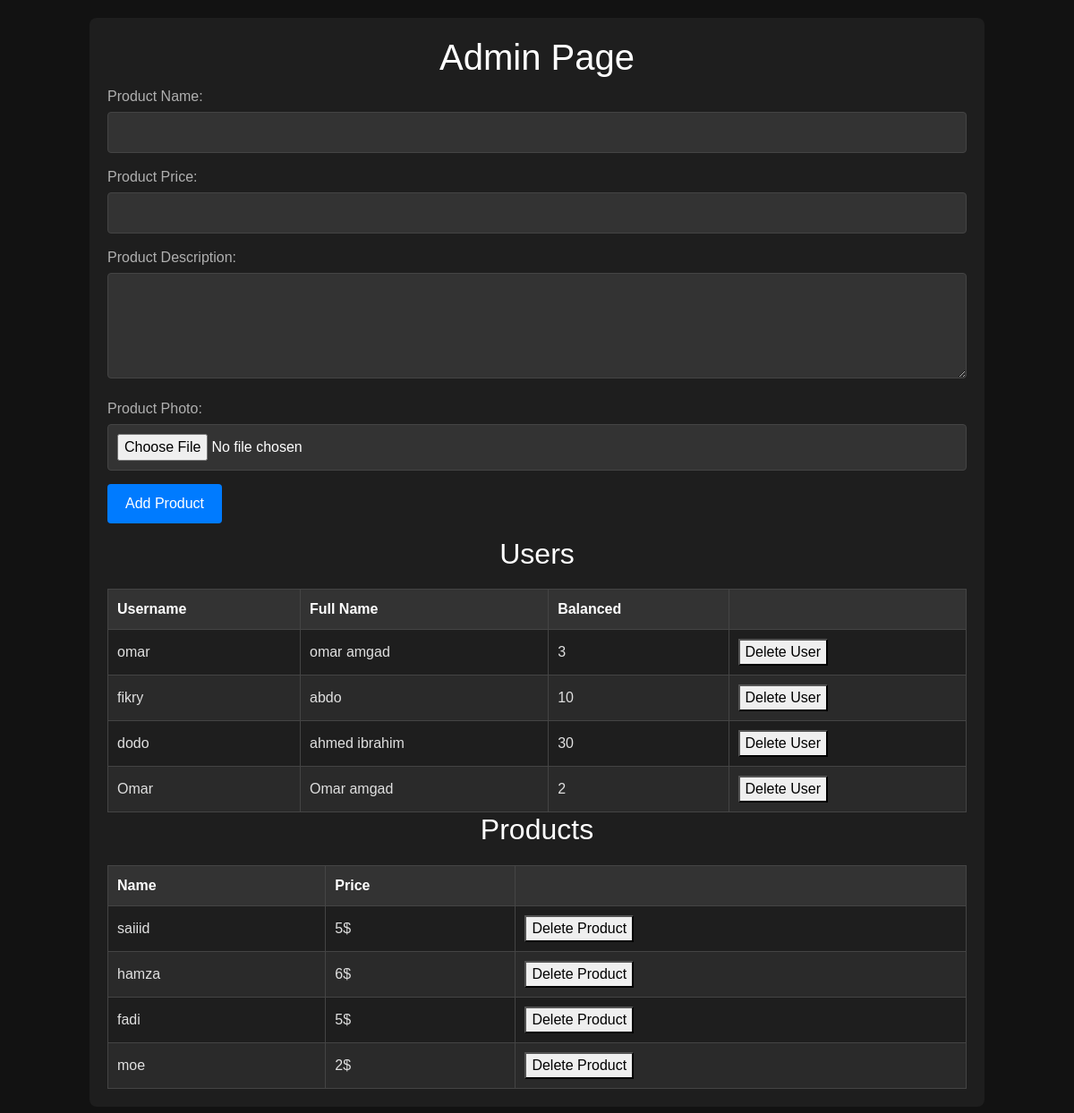
Page /admin (signed in) on the earlier database version.
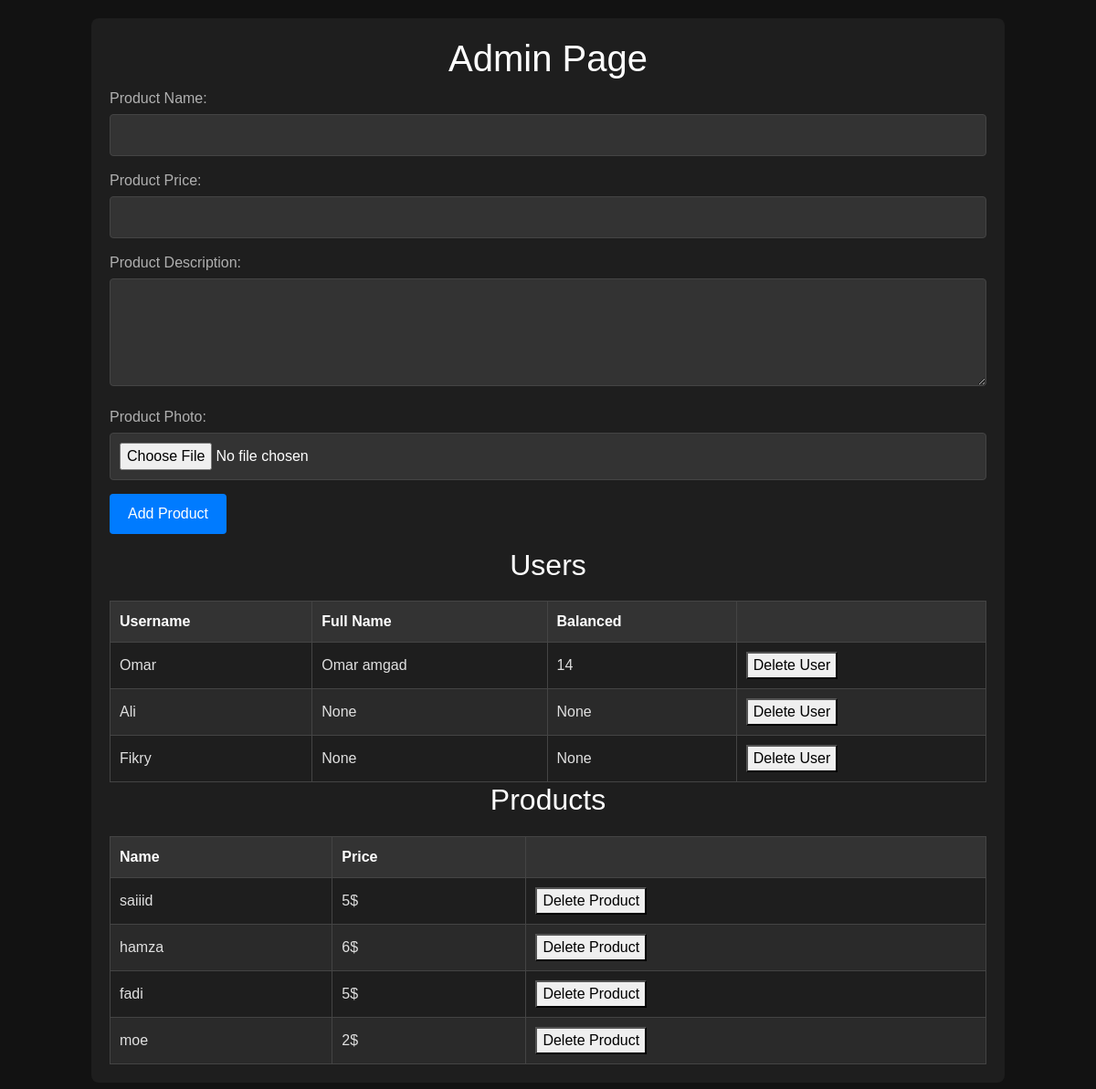
Same page on the later database version.
### tables this page shows
CREATE TABLE users (
			id INTEGER PRIMARY KEY AUTOINCREMENT,
			username TEXT NOT NULL UNIQUE,
			password TEXT NOT NULL,
            fullname TEXT ,
            balnaced INTEGER,
            photo_name TEXT
        );

CREATE TABLE "products" (
			id INTEGER PRIMARY KEY AUTOINCREMENT,
			productname TEXT NOT NULL UNIQUE,
            price INTEGER NOT NULL,
            photo TEXT,
            description TEXT
		);

### app.py (the view, shortened to what this page needs)
@app.route('/admin', methods=['GET', 'POST'])
def admin():
    if 'username' in session:
        if not session['username'] == 'admin':
            return f"Your not admin soo FUCK YOU AND GET OUT"
        users = db.get_all_users(connection)
        products = db.get_all_product(connection)
        return render_template('admin.html',users = users, products = products)
    else:
        return redirect(url_for('login'))

### db.py (called while the page is built)
def get_all_users(connection):#admin
    cursor = connection.cursor()
    query = 'SELECT * FROM users WHERE username != "admin"'
    cursor.execute(query)
    return cursor.fetchall()

def get_all_product(connection):#admin
    cursor = connection.cursor()
    query = 'SELECT * FROM products'
    cursor.execute(query)
    return cursor.fetchall()

### Templates/admin.html (shortened to what this page needs)
<!DOCTYPE html>
<html lang="en">
<head>
    <link rel="stylesheet" href="{{ url_for('static', filename='Styles/bootstrap.min.css') }}" />
    <link rel="stylesheet" href="{{ url_for('static', filename='Styles/styles.css') }}">
</head>
<body>
    <div class="container">
        <h1>Admin Page</h1>
        <form id="product-form" enctype="multipart/form-data" method="post" action="{{ url_for('admin') }}">
            <div class="form-group">
                <label for="product-name">Product Name:</label>
                <input type="text" id="product-name" name="product-name" required>
            </div>
            <div class="form-group" >
                <label for="product-price">Product Price:</label>
                <input type="number" id="product-price" name="product-price" step="0.01" required>
            </div>
            <div class="form-group">
                <label for="product-description">Product Description:</label>
                <textarea id="product-description" name="product-description" rows="4" required></textarea>
            </div>
            <div class="form-group">
                <label for="product-photo">Product Photo:</label>
                <input type="file" id="product-photo" name="product-photo" required></input>
            </div>
            <div class="form-group">
                <button type="submit">Add Product</button>
            </div>
        </form>
        <h2>Users</h2>
        <table id="users-table">
            <thead>
                <tr>
                    <th>Username</th>
                    <th>Full Name</th>
                    <th>Balanced</th>
                    <th></th>
                </tr>
            </thead>
            <tbody>
                {% for user in users %}
                <tr>
                    <td>{{ user[1] }}</td>
                    <td>{{ user[3] }}</td>
                    <td>{{ user[4] }}</td>
                    <td>
                        <form action="/delete_user" method="POST">
                            <button type="submit">Delete User</button>
                        </form>
                    </td>
                </tr>
                {% endfor %}
            </tbody>
        </table>
        <h2>Products</h2>
        <table id="Product-table">
            <thead>
                <tr>
                    <th>Name</th>
                    <th>Price</th>
                    <th></th>
                </tr>
            </thead>
            <tbody>
                {% for product in products %}
                <tr>
                    <td>{{ product[1] }}</td>
                    <td>{{ product[2] }}$</td>
                    <td>
                        <form action="/delete_product" method="POST">
                            <button type="submit">Delete Product</button>
                        </form>
                    </td>
                </tr>
                {% endfor %}
            </tbody>
        </table>
    </div>
</body>
</html>

### Static/Styles/styles.css (style rules this page uses)
body { font-family: Arial, sans-serif; margin: 0; padding: 0; background-color: #121212; color: #e0e0e0; }

### Templates/admin.html (style rules this page uses)
body { font-family: Arial, sans-serif; margin: 20px; background-color: #121212; color: #e0e0e0; }
.container { max-width: 1000px; margin: auto; background-color: #1e1e1e; padding: 20px; border-radius: 8px; }
h1, h2 { color: #ffffff; text-align: center; }
.form-group { margin-bottom: 15px; }
.form-group label { display: block; margin-bottom: 5px; color: #b0b0b0; }
.form-group input, .form-group textarea { width: 100%; padding: 10px; box-sizing: border-box; background-color: #333333; color: #ffffff; border: 1px solid #444444; border-radius: 4px; }
.form-group button { padding: 10px 20px; background-color: #007bff; color: #ffffff; border: none; border-radius: 4px; cursor: pointer; }
table { width: 100%; border-collapse: collapse; margin-top: 20px; }
table, th, td { border: 1px solid #444444; }
th, td { padding: 10px; text-align: left; }
th { background-color: #333333; color: #ffffff; }
tr:nth-child(even) { background-color: #2a2a2a; }

Differences in the rows shown:
removed users: username "omar", fullname "omar amgad", balnaced "3"
removed users: username "fikry", fullname "abdo", balnaced "10"
removed users: username "dodo", fullname "ahmed ibrahim", balnaced "30"
changed users "Omar": balnaced "2" → "14"
added users: username "Ali", user "None"
added users: username "Fikry", user "None"
